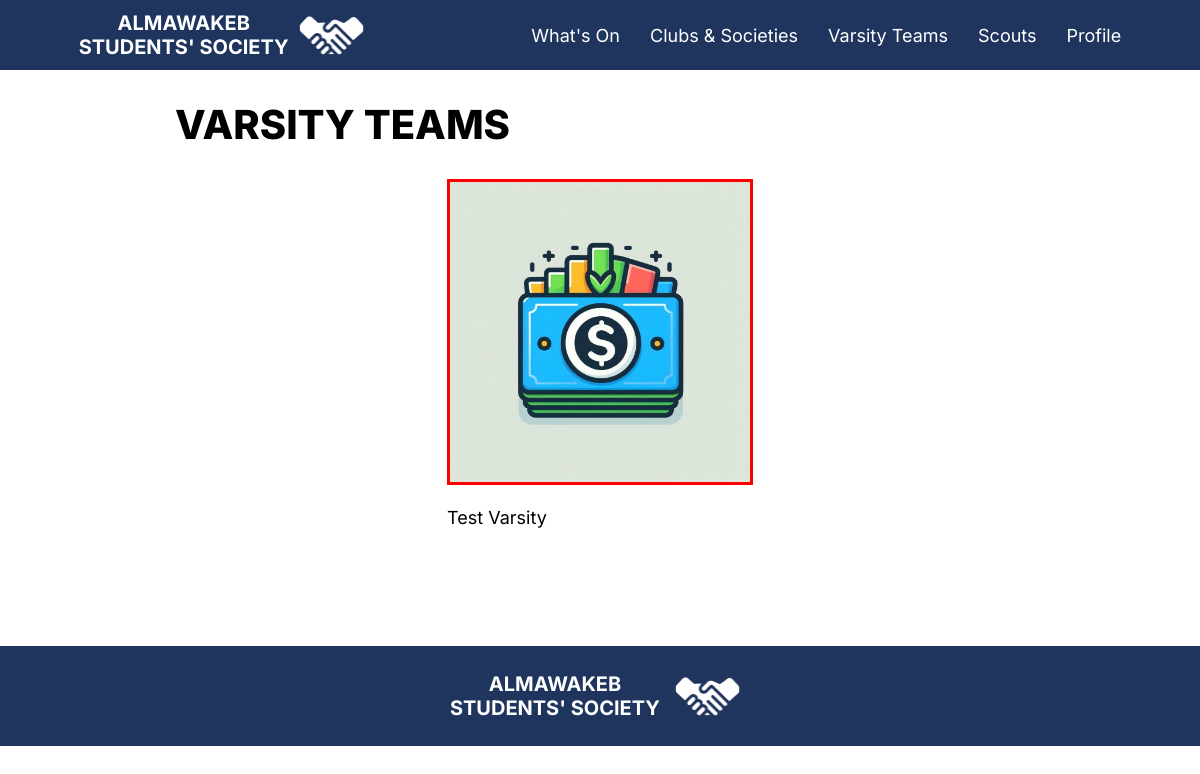
The app's page /Varsity/ (signed in), older data.
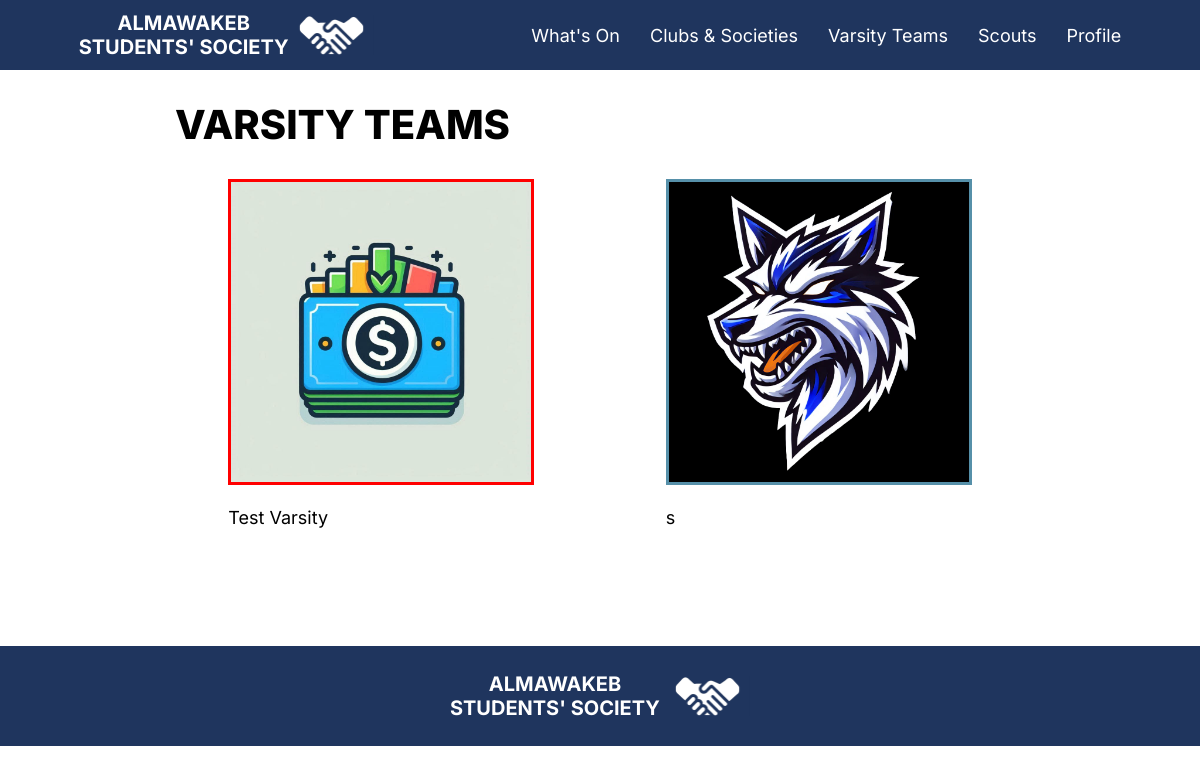
The same page, newer data.
### mainapp/models.py (models this page shows, shortened)
class Varsity(models.Model):
    name = models.CharField(max_length=255)
    members = models.ManyToManyField(User, related_name='varsity_players', blank=True)
    captains = models.ManyToManyField(User, related_name='varsity_captains', blank=True)
    coaches = models.ManyToManyField(User, related_name='varsity_coaches', blank=True)
    events = models.ForeignKey('Event', on_delete=models.CASCADE, blank=True, null=True)
    about = models.TextField()
    logo = models.ImageField(upload_to='varsities_logos/')
    color = models.CharField(max_length=7)  # Hex color code
    links = models.ManyToManyField(Links, related_name='varsity_links', blank=True)

### mainapp/views.py (the view)
# urls.py: path("Varsity/", views.Varsity_View, name="varsity"),
def Varsity_View(request):
    varsities = Varsity.objects.all()
    return render(request, "varsity.html", {'varsities': varsities})

### templates/varsity.html (shortened to what this page needs)
{% extends 'Base.html' %}
{% load static %}
{% block content %}
<div>
    <p class="pageTitle">VARSITY TEAMS</p>
</div>
<div class="grid">
    {% for varsity in varsities %}
    <div>
        <a href="{% url 'varsity_detail' varsity.id %}">
            <img class="eventCover" style="border: {{ varsity.color }} 3px solid;" src="{{ varsity.logo.url }}" alt="{{ varsity.name }}">
            <p class="text">{{ varsity.name }}</p>
        </a>
    </div>
    {% empty %}
    <p class="text">No varsity teams available.</p>
    {% endfor %}
</div>
{% endblock %}

### templates/base.html (shortened to what this page needs)
{% load static %}
<!DOCTYPE html>
<html lang="en">
<head>
    <link rel="stylesheet" href="{% static 'CSS/base.css' %}">
    <link rel="stylesheet" href="{% static 'CSS/fonts.css' %}">
</head>
<body style="margin: 0px;">
    <div class="navBar">
        <div>
            <a style="display: flex; align-items: center;" href="{% url 'home' %}">
                <p class="logoText">ALMAWAKEB<br>STUDENTS' SOCIETY</p>
                <img class="logo" src="{% static '../media/images/ss-white-logo.png' %}" alt="SS Logo">
            </a>
        </div>
        <div class="side">
            <div class="dropdown">
                <div class="dropbtn navText">What's On</div>
            </div>
            <a href="{% url 'clubs' %}">
                <p class="navText">Clubs & Societies</p>
            </a>
            <a href="{% url 'varsity' %}">
                <p class="navText">Varsity Teams</p>
            </a>
            <a href="{% url 'scouts' %}">
                <p class="navText">Scouts</p>
            </a>
            {% if user.is_authenticated %}
                {% if "profile" in url %}
                <div class="dropdown">
                <p class="dropbtn navText" style="cursor: pointer;" onclick="signOut();">Sign Out</p>
                <div class="dropdown-content" style="margin-left: -60px;">
                    <a href="/profile/User">
                        <p class="navText" style="margin: 0px;">{{ user.name }}</p>
                    </a>
                    {% if user.associated_clubs.count > 0 %}
                    <hr>
                    {% endif %}
                    {% for club in user.associated_clubs.all %}
                    <a href="/profile/Club/{{club.pk}}">
                        <p class="navText" style="margin: 0px;">{{ club.name }}</p>
                    </a>
                    {% endfor %}
                    {% if user.associated_varsities.count > 0 %}
                    <hr>
                    {% endif %}
                    {% for varsity in user.associated_varsities.all %}
                    <a href="/profile/Varsity/{{varsity.pk}}">
                        <p class="navText" style="margin: 0px;">{{ varsity.name }}</p>
                    </a>
                    {% endfor %}
                </div>
                </div>
                {% else %}
                {% if user.associated_clubs is None and user.associated_varsities is None %}
                <a href="/profile/User"><p class="navText" style="cursor: pointer;">Profile</p></a>
                {% else %}
                <div class="dropdown">
                <div class="dropbtn navText">Profile</div>
                </div>
                {% endif %}
                {% endif %}
            {% else %}
                <p class="navText" style="cursor: pointer;" onclick="signIn()">Sign In</p>
                {% comment %} <p class="navText" style="cursor: pointer;" onclick="document.getElementsByClassName('popupBG')[0].hidden = false;">Sign In</p> {% endcomment %}
            {% endif %}
        </div>
    </div>
    <div class="content {% if request.path == "/" %}centerer hirr" style="padding-top:70px;"{% else %}"{% endif %}>
        {% block content %}{% endblock %}
    </div>
    <div class="footer">
        <p class="logoText">ALMAWAKEB<br>STUDENTS' SOCIETY</p>
        <img class="logo" src="{% static '../media/images/ss-white-logo.png' %}" alt="SS Logo">
    </div>
</body>
</html>

### static/CSS/base.css (style rules this page uses)
.navBar { height: 70px; position: absolute; background: #1F355E; display: flex; justify-content: space-around; align-items: center; z-index: 20; width: 100%; }
.navText { color: white; font-size: 18px; font-family: Inter; font-weight: 400; }
.content { padding: 100px 175px; }
.footer { position: absolute; width: 100%; display: flex; height: 100px; background: #1F355E; justify-content: center; align-items: center; gap: 5px; }
.logo { width: 85px; height: 40px; }
.logoText { color: white; font-size: 20px; font-family: Inter; font-weight: 700; word-wrap: break-word; text-align: center; }
a { text-decoration: none; }
.pageTitle { color: black; font-size: 40px; font-family: Inter; font-weight: 800; margin-top: 0px; margin-bottom: 30px; }
.text { color: black; font-size: 18px; font-family: Inter; font-weight: 400; }
.grid { display: grid; grid-gap: 25px; justify-items: center; grid-template-columns: repeat(auto-fit, minmax(300px, 1fr)); }
.eventCover { width: 300px; height: 300px }
img { object-fit: contain; }
div { font-family: 'Inter'; }
.side { display: flex; align-items: center; gap: 30px; }

Row changes from the older to the newer data that the page shows:
added Varsity: logo (picture), name "s"
